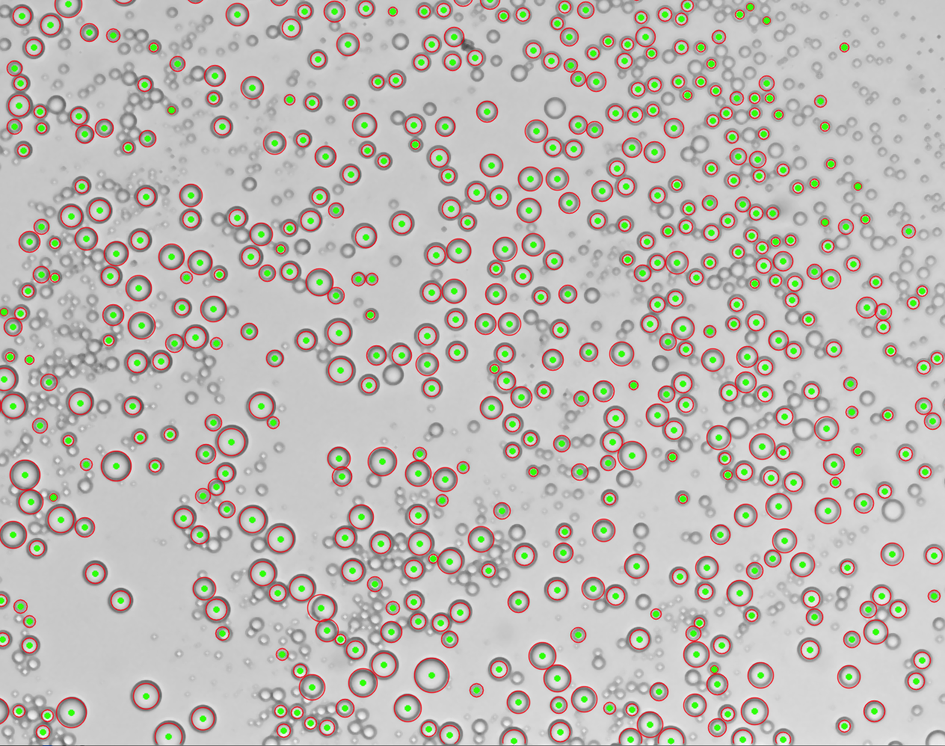
//> input picture dropletSizes/testIMG.png, 945 x 746 px, shrunk from 1264 x 998 before the run
$ ./houghcircles testIMG.png out.png   (built with g++ and OpenCV 4)
//> lines starting //> are read from the running program, lines starting //| are printed output that depends on the picture
#include "opencv2/imgcodecs.hpp"
#include "opencv2/highgui/highgui.hpp"
#include "opencv2/imgproc/imgproc.hpp"

#include <iostream>
#include <string>

using namespace cv;
using namespace std;

static void help()
{
    cout << "\nThis program demonstrates circle finding with the Hough transform.\n"
            "Usage:\n"
            "./houghcircles <input_image_name> <output_image_name>\n" << endl
            << "If not specified the output will be out.<input_image_name>" << endl;
}

int main(int argc, char** argv)
{
    if(argc < 2 or argc > 3)
    {
        help();
        return -1;
    }

    const string in_filename = argv[1];
    string out_filename = "out."+in_filename;

    if (argc == 3)
        out_filename = argv[2];


    Mat img = imread(in_filename, 0);
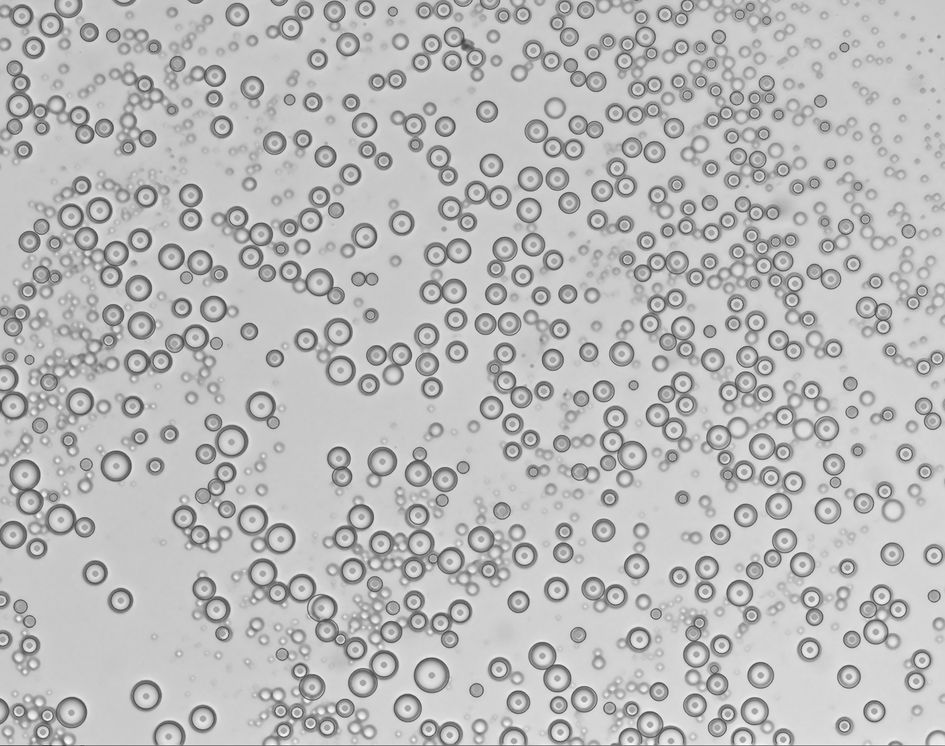
//> img: 746 rows x 945 cols, CV_8UC1; min 62, max 254, mean 187.2
    if(img.empty())
    {
        help();
        cout << "can not open " << in_filename << endl;
        return -1;
    }

    Mat cimg;
    medianBlur(img, img, 5);        // amount of blurring to compensate for non perfect circles. PLAY WITH THIS!
    cvtColor(img, cimg, COLOR_GRAY2BGR);

    vector<Vec3f> circles;
    HoughCircles(img, circles, HOUGH_GRADIENT,
                 1,     // inverse ratio of resolution
                 10,    // minimum distance between centers     PLAY WITH THIS!
                 100,   // upper threshold for the internal Canny edge detector
                 30,    // threshold for center detection
                 1,     // minimum radius           PLAY WITH THIS!
                 30     // maximum radius           PLAY WITH THIS!
                 );
//> circles = 135 circles (x, y, radius), first 12: [279.5, 538.5, 16], [145.5, 695.5, 11.8], [337.5, 331.5, 14.3], [205.5, 453.5, 10.3], [852.5, 263.5, 9.6], [183.5, 517.5, 12.5], [480.5, 539.5, 13.8], [615.5, 417.5, 12.2], [251.5, 519.5, 11.8], [552.5, 259.5, 10.5], [844.5, 725.5, 9.6], [491.5, 407.5, 12.4]

    double total = 0;

    for( size_t i = 0; i < circles.size(); i++ )
    {
        Vec3i c = circles[i];
        circle( cimg, Point(c[0], c[1]), c[2], Scalar(0,0,255), 1, LINE_AA);        // circumference: ... scalar(blue,green,red), line weight
        circle( cimg, Point(c[0], c[1]), 2, Scalar(0,255,0), 3, LINE_AA);           // center point
        std::cout << "Found circle at coordinates " << c[0] << "." << c[1] << " of diameter " << c[2] << " pixels." << std::endl;
        total += c[2];
    }
//> this loop made 135 passes
//> (c, total) on passes 1 to 12: ([280, 538, 16], 16), ([146, 696, 12], 28), ([338, 332, 14], 42), ([206, 454, 10], 52), ([852, 264, 10], 62), ([184, 518, 12], 74), ([480, 540, 14], 88), ([616, 418, 12], 100), ([252, 520, 12], 112), ([552, 260, 10], 122), ([844, 726, 10], 132), ([492, 408, 12], 144)
//| Found circle at coordinates 280.538 of diameter 16 pixels.
//| Found circle at coordinates 146.696 of diameter 12 pixels.
//| Found circle at coordinates 338.332 of diameter 14 pixels.
//| Found circle at coordinates 206.454 of diameter 10 pixels.
//| Found circle at coordinates 852.264 of diameter 10 pixels.
//| Found circle at coordinates 184.518 of diameter 12 pixels.
//| Found circle at coordinates 480.540 of diameter 14 pixels.
//| Found circle at coordinates 616.418 of diameter 12 pixels.
//> (output is shown up to pass 8 of 135)
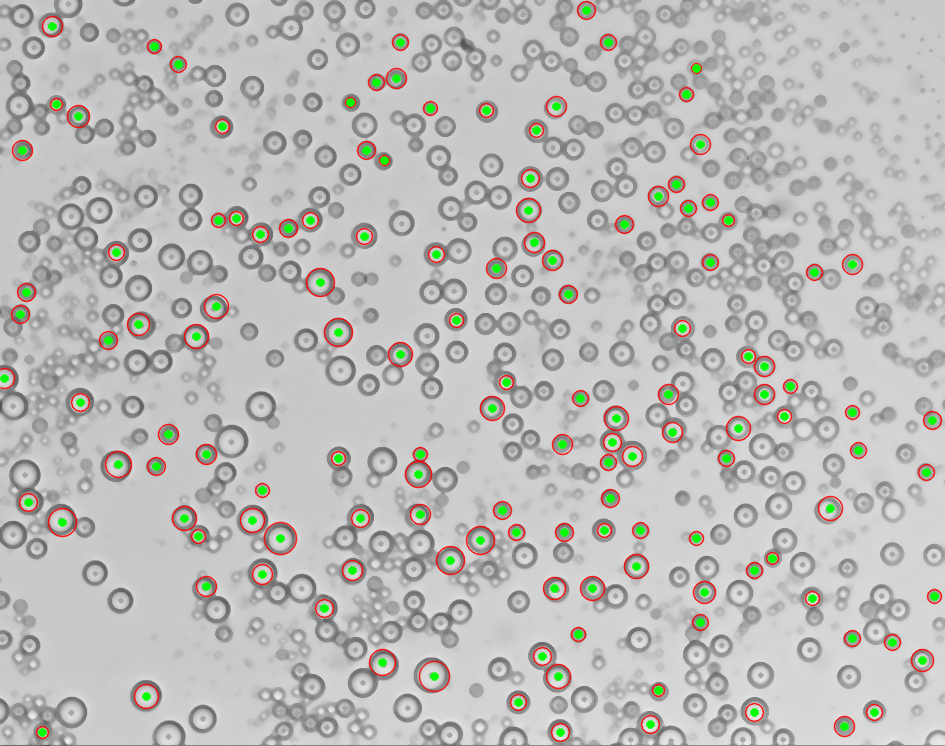
//> cimg: 746 rows x 945 cols, CV_8UC3; mean B, G, R 184.3, 187.1, 187.9
//> after the loop, total = 1240

    double average = total/circles.size();
//> average = 9.19

    std::cout << "\nImage sample: "+in_filename << std::endl;
    std::cout << "Droplets found: " << circles.size() << std::endl;
//| Droplets found: 135
    std::cout << "Average droplet size in pixels: " << average << std::endl;
//| Average droplet size in pixels: 9.18519
    std::cout << "Average droplet size in um: " << average*1.12352 << std::endl;
//| Average droplet size in um: 10.3197

    imshow("detected circles", cimg);
    imwrite(out_filename, cimg);
    // while(waitKey() != 'q') {}       // close image and terminate only when pressing q (use instead of next line).
    waitKey();                          // wait to close image and terminate script until any key is pressed

    return 0;
}
